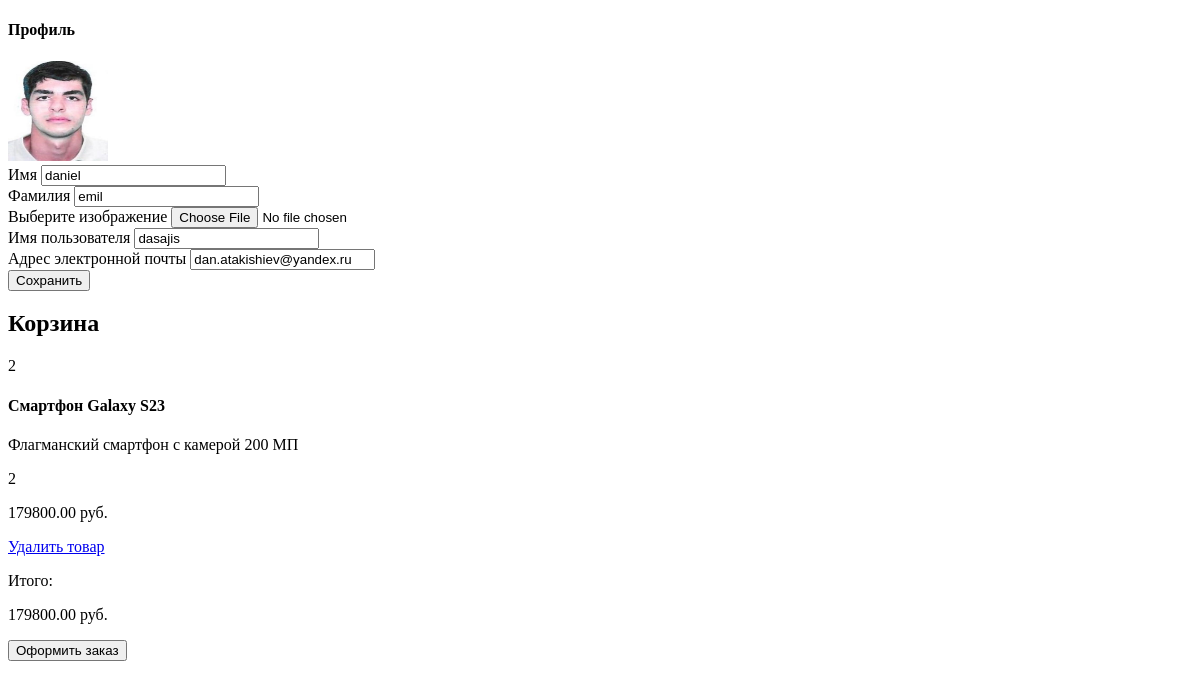
Page /users/profile/ (signed in) on the earlier database version.
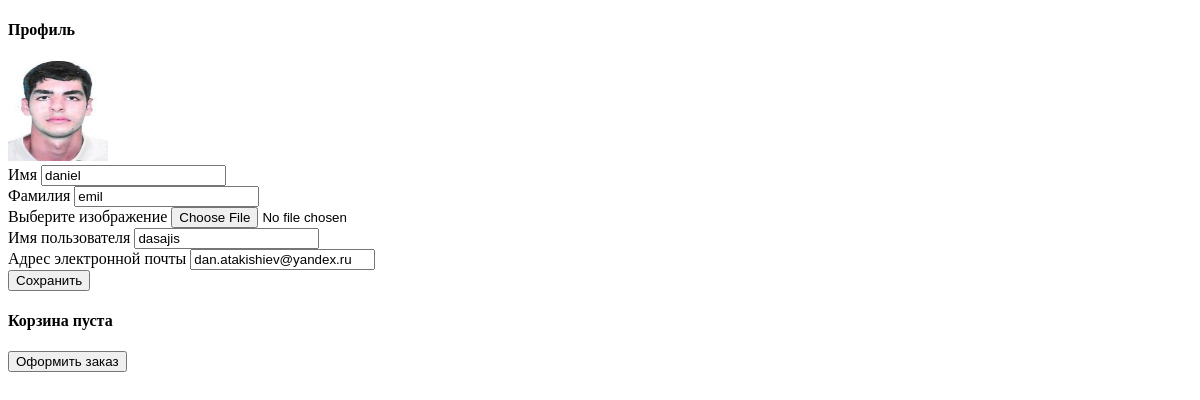
Same page on the later database version.
### products/models.py (models this page shows, shortened)
class Basket(models.Model):
    user = models.ForeignKey(to='users.User', on_delete=models.CASCADE)
    product = models.ForeignKey(to=Product, on_delete=models.CASCADE)
    quantity = models.PositiveSmallIntegerField(default=0)
    created_timestamp = models.DateTimeField(auto_now_add=True)
    def sum(self):
        return self.product.price * self.quantity

class Product(models.Model):
    name = models.CharField(max_length=256)
    description = models.TextField()
    price = models.DecimalField(max_digits=10, decimal_places=2)
    quantity = models.PositiveIntegerField(default=0)
    image = models.ImageField(upload_to='products_images')
    category = models.ForeignKey(to=ProductsCategory, on_delete=models.CASCADE)

### users/views.py (the view)
# urls.py: path('profile/', profile, name='profile'),
@login_required     #встроенный декоратор - проверяет, авторизован ли пользователь. Если пользователь не вошёл в систему, он будет автоматически перенаправлен на страницу входа.
def profile(request):
    if request.method == 'POST':
        form = UserProfileForm(instance=request.user, data=request.POST, files=request.FILES)  #последняя переменная нужна для загрузки фото профиля
        if form.is_valid():
            form.save()
            return redirect("users:profile")
    else:
        form = UserProfileForm(instance=request.user)       #при GET-запросе форма заполняется данными из существующего профиля
    baskets = Basket.objects.filter(user=request.user)
    total_sum = sum(basket.sum() for basket in baskets)
    total_quantity = sum(basket.quantity for basket in baskets)
    context = {
        'form' : form,
        'baskets' : Basket.objects.filter(user=request.user),
        'total_sum' : total_sum,
        'total_quantity' : total_quantity,
        }
    return render(request, 'users/profile.html', context)

### users/forms.py
class UserProfileForm(UserChangeForm):
    first_name = forms.CharField(widget=forms.TextInput())
    last_name = forms.CharField(widget=forms.TextInput())
    image = forms.ImageField(widget=forms.FileInput(), required=False)
    username = forms.CharField(widget=forms.TextInput(attrs={'readonly' : True}))
    email = forms.EmailField(widget=forms.EmailInput(attrs={'readonly' : True}))
    class Meta:
        model = User
        fields = ('first_name', 'last_name', 'image', 'username', 'email')

### users/templates/users/profile.html (shortened to what this page needs)
{% extends "users/base.html" %} {% load static %} {% block content %}
<div class="header-bar">
  <h4>Профиль</h4>
</div>
<div>
  <img
    src="{% if user.image and user.image.url %}{{ user.image.url }}
    {% else %}{% static 'vendor/img/users/default_avatar.jpg' %}{% endif %}" height="100" width="100"
  />
</div>
<form action="{% url 'users:profile' %}" method="post" enctype="multipart/form-data">
  <div>
    <label for="{{ form.first_name.id_for_label }}">Имя</label>
    {{ form.first_name }}
  </div>
  <div>
    <label for="{{ form.last_name.id_for_label }}">Фамилия</label>
    {{ form.last_name }}
  </div>
  <div>
    <label for="{{ form.image.id_for_label }}">Выберите изображение</label>
    {{ form.image }}
  </div>
  <div>
    <label for="{{ form.username.id_for_label }}">Имя пользователя</label>
    {{ form.username }}
  </div>
  <div>
    <label for="{{ form.email.id_for_label }}">Адрес электронной почты</label>
    {{ form.email }}
  </div>
  <div><button type="submit">Сохранить</button></div>
</form>
<div>{% include 'products/baskets.html' %}</div>
{% endblock %}

### products/templates/products/baskets.html (shortened to what this page needs)
{% if baskets %}
<div>
    <h2>Корзина</h2>
    <p>{{ total_quantity }}</p>
</div>
{% for basket in baskets %}
<div>
    <h4><strong>{{ basket.product.name }}</strong></h4>
    <p>{{ basket.product.description }}</p>
    <p>{{ basket.quantity }}</p>
    <p>{{ basket.sum }} руб.</p>
    <a href="{% url 'products:basket_remove' basket.id %}">Удалить товар</a>
</div>
{% endfor %}
<div>
    <p>Итого:</p>
    <p>{{ total_sum }} руб.</p>
</div>
{% else %}
<h4>Корзина пуста</h4>
{% endif %}
<form action="{% url 'orders:order' %}">
    <button type="submit">Оформить заказ</button>
</form>

Differences in the rows shown:
removed Basket: product.name "Смартфон Galaxy S23", product.description "Флагманский смартфон с камерой 200 МП", quantity "2", sum "179800.00"
Other differences:
{{ total_quantity }}: "2" → (not shown)
{{ total_sum }}: "179800.00" → (not shown)
text no longer shown: "Корзина Итого: руб."
text now shown: "Корзина пуста"
